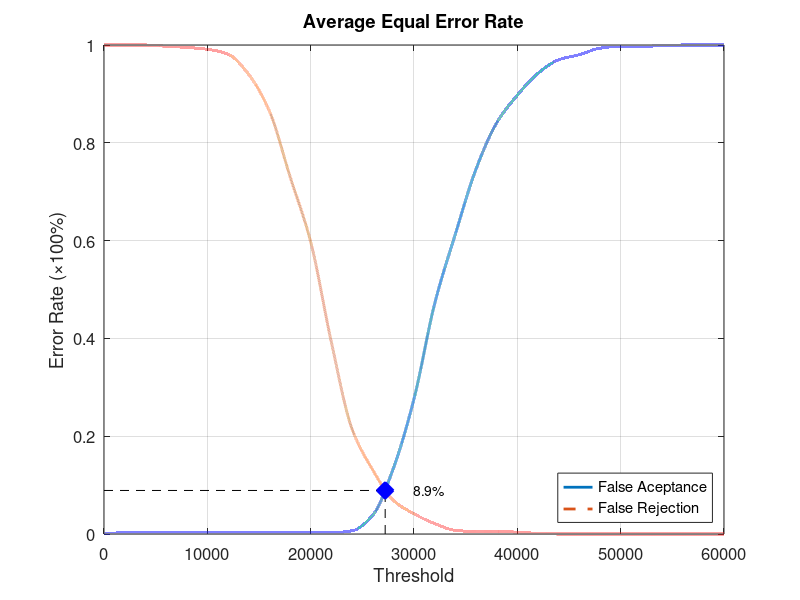
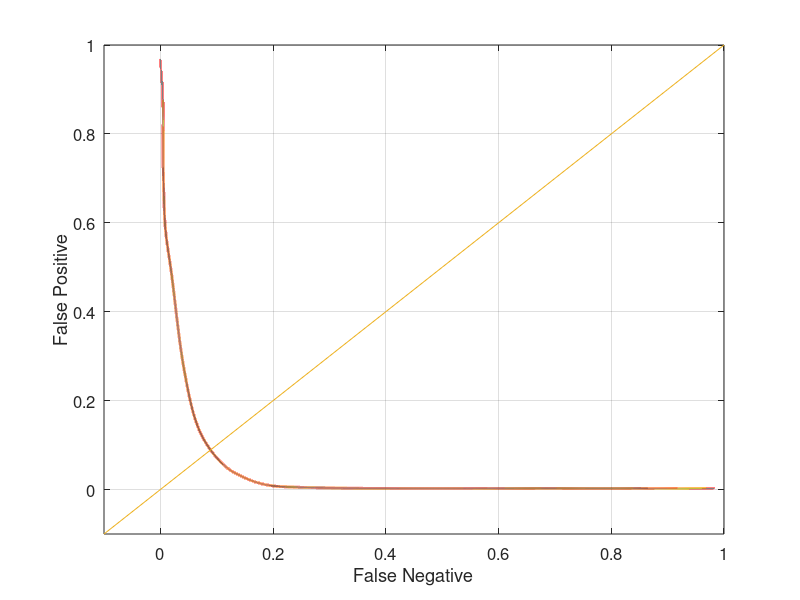

Source code (MATLAB) for these figures, in order:
function yEER = Experiment5Average
close all;
clear;
clc;
x = 0:2000:60000;
xq = 0:0.5:60000;

y0 = [0 0.00263158 0.00263158 0.00263158 0.00263158 0.00263158 0.00263158 0.00263158 0.00263158 0.00263158 0.00263158 0.00263158 0.00657895 0.0381579 0.134211 0.276316 0.471053 0.613158 0.746053 0.840789 0.897368 0.942105 0.969737 0.980263 0.993421 0.997368 0.997368 0.998684 1 1 1];
yy0 = interp1(x, y0, xq, 'pchip');
y1 = [1 1 1 0.9975 0.995 0.99125 0.98125 0.94 0.865 0.73125 0.5975 0.3925 0.215 0.13125 0.06875 0.04125 0.02125 0.0075 0.005 0.005 0.00375 0.00125 0 0 0 0 0 0 0 0 0];
yy1 = interp1(x, y1, xq, 'pchip');

% Calculating EER: 
y2 = abs(y0 - y1);
find(y2 == min(y2))
yy2 = abs(yy0 - yy1);
xEER = find(yy2 == min(yy2));
xEERIndex = xq(xEER) % X-axis EER
yEER = yy0(xEER) % Y-axis EER

main = figure
plot(xq, yy0,'-','LineWidth', 2);	hold on
plot(xq, yy1,'--','LineWidth', 2);	hold on
plot([xEERIndex xEERIndex], [0 yEER], 'k--');	hold on
plot([0 xEERIndex], [yEER yEER], 'k--');	hold on
plot(xEERIndex, yEER, 'bx', 'LineWidth', 10);	hold on
text(xEERIndex + 10 * xEERIndex / 100, yEER, [num2str(round((10000 * yEER)) / 100) '%'])
legend('False Aceptance', 'False Rejection', 'Location', 'SouthEast')
xlabel('Threshold')
ylabel('Error Rate (\times100%)')
title('Average Equal Error Rate')
set(gca, 'FontSize', 12)
axis([0 60000 0 1])
grid on

print(main, 'Experiment5AverageMain', '-dpng');
FNRxFPR = figure('Color', [1 1 1]);
plot(yy1, yy0, '-', yy1, yy0, 'LineWidth', 2);
hold on
y = -0.1:0.1:1
plot(y, y); 
set(gca, 'FontSize', 12)
xlabel('False Negative')
ylabel('False Positive')
axis([-0.1 1 -0.1 1])
set(gca, 'FontSize', 12)
grid on

print(FNRxFPR, 'Experiment5AverageFNRxFPR','-dpng');
end
